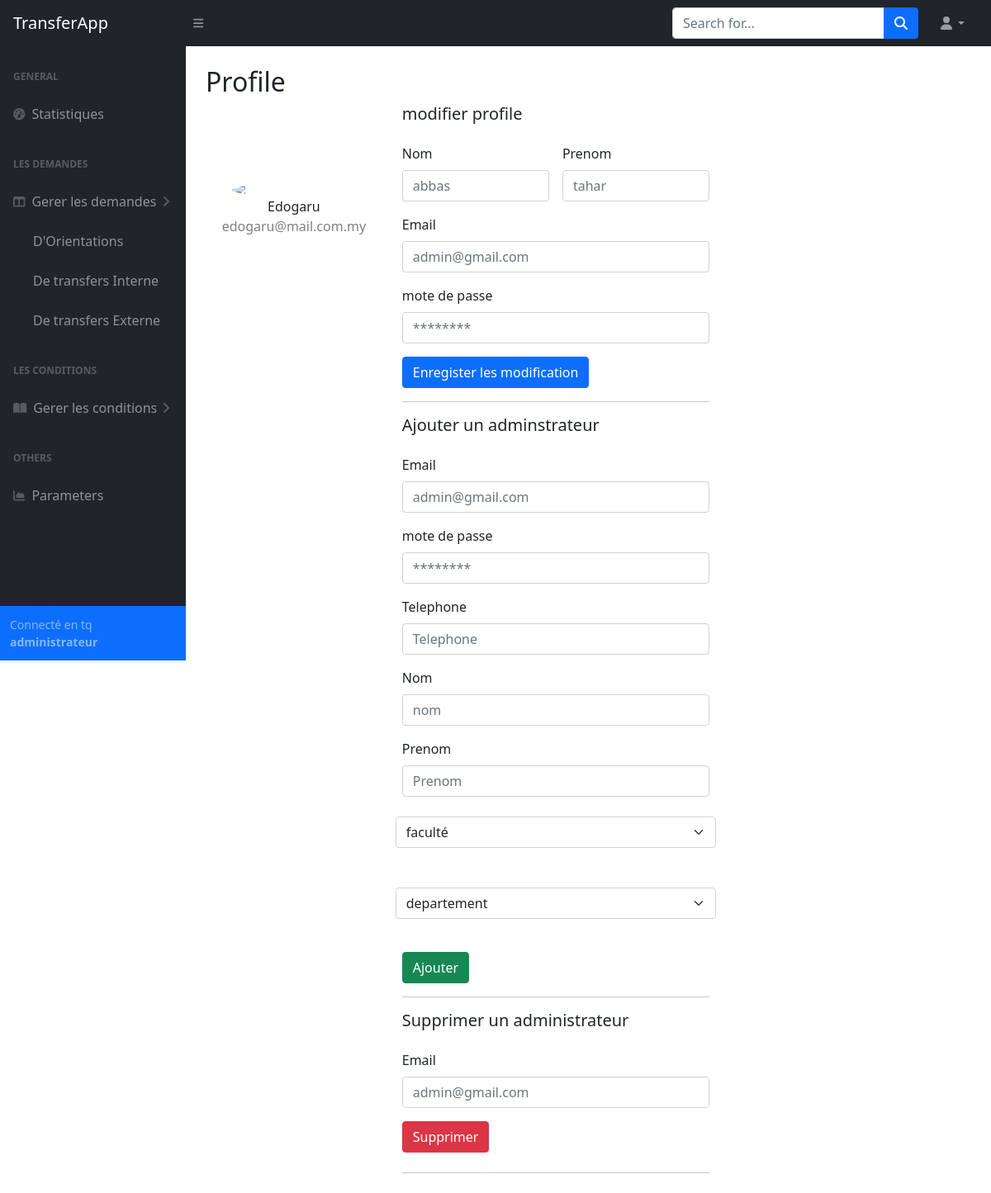
Page /admin/profile (signed in) on the earlier database version.
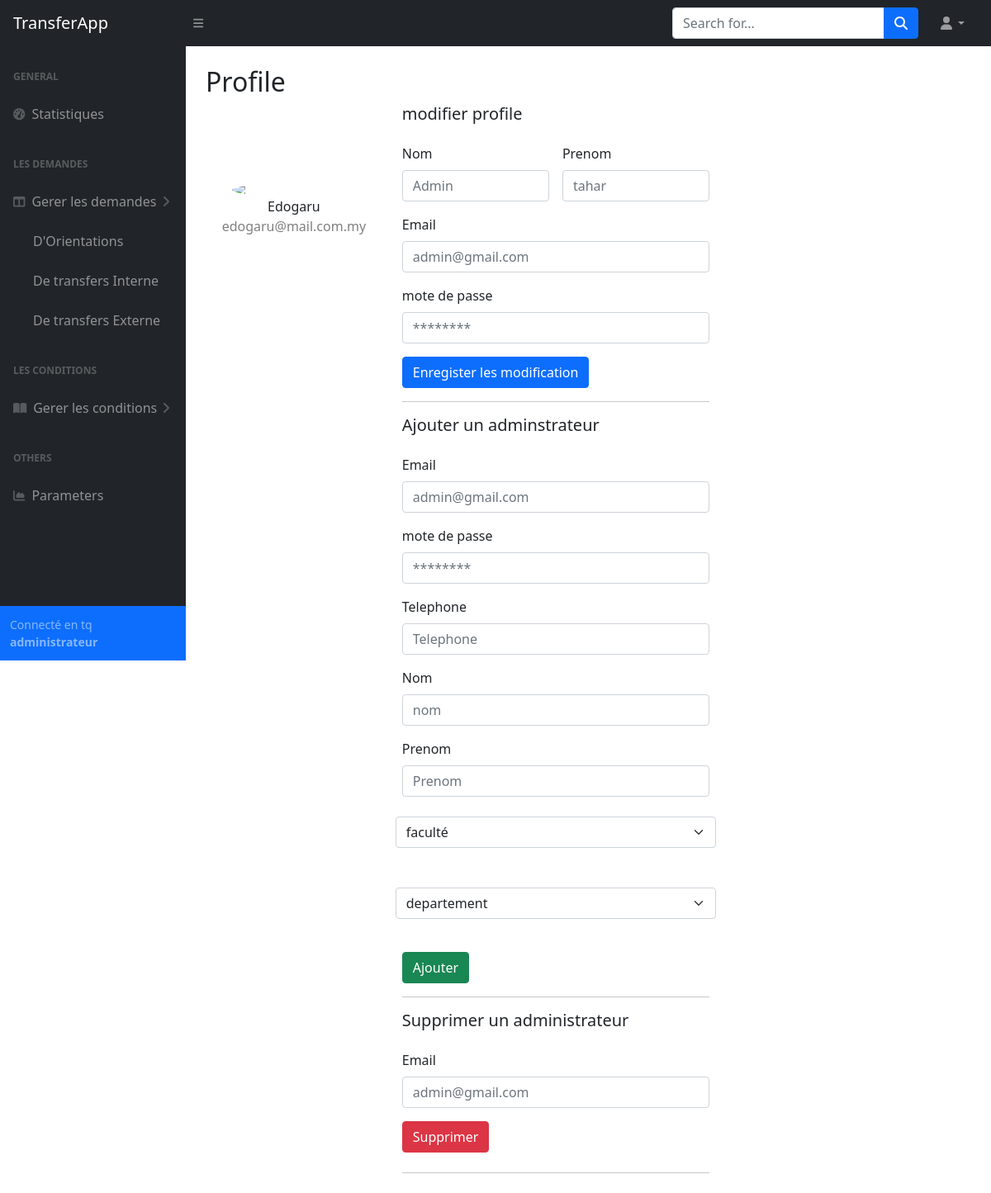
Same page on the later database version.
### tables this page shows
CREATE TABLE "admin" (
	"email"	TEXT NOT NULL,
	"password"	TEXT NOT NULL,
	"telephone"	TEXT NOT NULL,
	"nom"	TEXT NOT NULL,
	"prenom"	TEXT NOT NULL,
	"id_dep"	INTEGER NOT NULL,
	"id_fac"	INTEGER NOT NULL,
	PRIMARY KEY("email"),
	FOREIGN KEY(id_dep) REFERENCES departement (id),
	FOREIGN KEY(id_fac) REFERENCES faculte(id)
);

### App.py (the view)
@app.route('/admin/profile')
def profile():
    if session.get("email") != None:
        AdminInfo = db.adminLogIn(session.get("email"))
        return render_template('admin/profile.html', AdminInfo = AdminInfo)
    return redirect(url_for('login'))

### database_api.py (called while the page is built)
def adminLogIn(email:str):
    try:
        cursor.execute("select * from admin where email=:email",{"email":email})
    except Error as e:
        print(e)
        return None
    else:
        res = cursor.fetchone()
        if res != None:
            admin = {"email":res[0],
            "password":res[1],
            "telephone":res[2],
            "nom":res[3],
            "prenom":res[4],
            "id_dep":res[5],
            "id_fac":res[6]}
            return admin
    return None

### templates/admin/profile.html (shortened to what the changed rows need)
{% extends "admin/base.html" %}
{% block content %}
<main>
    <div class="container-fluid px-4">
        <h2 class="mt-4">Profile</h2>
        <div class="row">
            <div class="col-md-5 border-right">
                <form class="row g-3" method="post" action="{{url_for('EditAdminProfile')}}">
                    <div class="col-md-6">
                      <label for="nom" class="form-label">Nom</label>
                      <input name="nom" type="text" class="form-control" id="nom" placeholder="{{AdminInfo['nom']}}">
                    </div>
                    <div class="col-md-6">
                      <label for="prenom" class="form-label">Prenom</label>
                      <input  name="prenom" type="text" class="form-control" id="prenom" placeholder="{{AdminInfo['prenom']}}">
                    </div>
                    <div class="col-12">
                      <label for="inputEmail4" class="form-label">Email</label>
                      <input name="email" type="email" class="form-control" id="inputEmail4" placeholder="{{AdminInfo['email']}}">
                    </div>
                </form>
            </div>
        </div>
    </div>
</main>
{% endblock content %}

Differences in the rows shown:
changed admin "tahar": nom "abbas" → "Admin"
